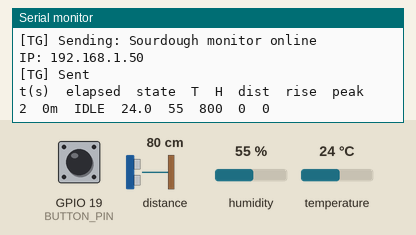
Bench run of a sketch on a simulated ESP32. Parts: the last lines printed to the serial monitor. Inputs (shaded band) come from the test bench; at power-on: distance to the obstacle 80 cm, GPIO 19 (BUTTON_PIN) HIGH, humidity 55 %, temperature 24 °C. WiFi joins after 1.5 s; servers stay silent unless stated.

Above: at 3.5 s.
3.6 s: distance to the obstacle set to 195 cm
At 4.9 s:
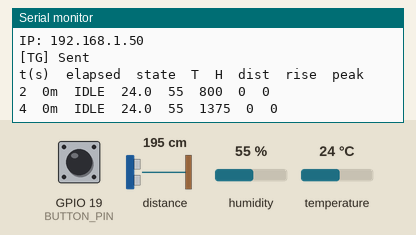
5.1 s: distance to the obstacle set to 206 cm
At 7.7 s:
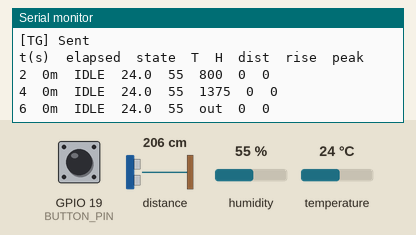
Timing chart, 0 to 9.2 s (numbered marks = the images above; inputs shaded):
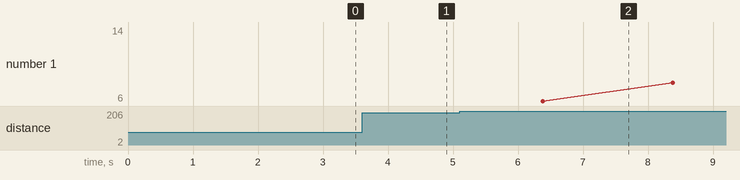

Measured:
- the behaviour switches between 200 and 201 cm on distance to the obstacle (found by bisection; images 1 and 2)
- after the input at 3.6 s, the serial monitor: prints a new line after 0.78 s (image 1)
- after the input at 5.1 s, the serial monitor: prints a new line after 1.3 s (image 2)

The sketch:

sourdough_v0_4.ino
```cpp
// Sourdough Sensor v0.4 — baseline as supplied by pam, 2026-08-06.
// Archived unmodified for reference. Do not edit; work happens in
// ../sourdough_monitor/sourdough_monitor.ino
//
// NOTE: secrets below were redacted by pam in the original paste.

#include <WiFi.h>
#include <WiFiClientSecure.h>
#include <UniversalTelegramBot.h>
#include <Wire.h>
#include <Adafruit_SHT31.h>
#include "Adafruit_VL53L0X.h"

// ====== FILL THESE IN ======
const char* WIFI_SSID     = "Cronus";
const char* WIFI_PASSWORD = "REDACTED";
const char* BOT_TOKEN     = "REDACTED";
const char* CHAT_ID       = "8982793170";
// ===========================

const int BUTTON_PIN = 19;

Adafruit_SHT31 sht31 = Adafruit_SHT31();
Adafruit_VL53L0X vl53 = Adafruit_VL53L0X();
WiFiClientSecure secured_client;
UniversalTelegramBot bot(BOT_TOKEN, secured_client);

enum State { ST_IDLE, ST_INITIAL, ST_RISING, ST_PEAKED, ST_FALLING };
State state = ST_IDLE;
const char* stateNames[] = {"IDLE", "INITIAL", "RISING", "PEAKED", "FALLING"};

bool sht31_ok = false, vl53_ok = false, wifi_ok = false;
uint16_t baseline_dist = 0;
unsigned long baseline_time = 0;
int16_t peak_rise_mm = 0;
unsigned long peak_time = 0;

const int16_t RISING_THRESHOLD_MM = 3;
const int16_t PEAK_PLATEAU_MINUTES = 10;
const int16_t FALL_FROM_PEAK_MM = 5;

const int SMOOTH_N = 5;
uint16_t dist_buffer[SMOOTH_N] = {0};
int dist_idx = 0;
bool buffer_full = false;

bool last_button = HIGH;
unsigned long last_button_change = 0;

void sendTelegram(const String& msg) {
  if (!wifi_ok) {
    Serial.println("[TG] WiFi down, skipping message");
    return;
  }
  Serial.print("[TG] Sending: ");
  Serial.println(msg);
  bool ok = bot.sendMessage(CHAT_ID, msg, "");
  Serial.println(ok ? "[TG] Sent" : "[TG] FAILED");
}

uint16_t readDistance() {
  if (!vl53_ok) return 0;
  VL53L0X_RangingMeasurementData_t m;
  vl53.rangingTest(&m, false);

  if (m.RangeStatus != 0 || m.RangeMilliMeter > 2000 || m.RangeMilliMeter < 10) {
    return 0;
  }

  dist_buffer[dist_idx] = m.RangeMilliMeter;
  dist_idx = (dist_idx + 1) % SMOOTH_N;
  if (dist_idx == 0) buffer_full = true;

  int n = buffer_full ? SMOOTH_N : dist_idx;
  if (n == 0) return m.RangeMilliMeter;
  uint32_t sum = 0;
  for (int i = 0; i < n; i++) sum += dist_buffer[i];
  return sum / n;
}

void calibrate(uint16_t d) {
  if (d == 0) {
    Serial.println(">> Cannot calibrate: sensor out of range");
    sendTelegram("Calibration failed - starter too far from sensor.");
    return;
  }
  baseline_dist = d;
  baseline_time = millis();
  peak_rise_mm = 0;
  peak_time = baseline_time;
  state = ST_INITIAL;
  for (int i = 0; i < SMOOTH_N; i++) dist_buffer[i] = d;
  buffer_full = true;
  Serial.print(">> CALIBRATED at ");
  Serial.print(d);
  Serial.println(" mm");

  float temp = sht31_ok ? sht31.readTemperature() : NAN;
  String msg = "Starter calibrated\n";
  msg += "Baseline: " + String(d) + " mm";
  if (!isnan(temp)) msg += "\nTemp: " + String(temp, 1) + "C";
  sendTelegram(msg);
}

void checkButton() {
  bool now_b = digitalRead(BUTTON_PIN);
  unsigned long now = millis();
  if (last_button == HIGH && now_b == LOW && (now - last_button_change) > 200) {
    last_button_change = now;
    calibrate(readDistance());
  }
  last_button = now_b;
}

void updateState(int16_t rise_mm) {
  unsigned long mins_since_peak = (millis() - peak_time) / 60000;
  unsigned long mins_elapsed = (millis() - baseline_time) / 60000;

  switch (state) {
    case ST_INITIAL:
      if (rise_mm >= RISING_THRESHOLD_MM) {
        state = ST_RISING;
        Serial.println(">> State: RISING");
        sendTelegram("Starter is rising\nGained: " + String(rise_mm) + " mm\nElapsed: " + String(mins_elapsed) + " min");
      }
      break;
    case ST_RISING:
      if (mins_since_peak >= PEAK_PLATEAU_MINUTES && peak_rise_mm > RISING_THRESHOLD_MM) {
        state = ST_PEAKED;
        Serial.println(">> State: PEAKED");
        sendTelegram("Starter has peaked!\nPeak rise: " + String(peak_rise_mm) + " mm\nTime to peak: " + String(mins_elapsed) + " min");
      }
      break;
    case ST_PEAKED:
      if (peak_rise_mm - rise_mm >= FALL_FROM_PEAK_MM) {
        state = ST_FALLING;
        Serial.println(">> State: FALLING");
        sendTelegram("Past peak, falling\nDown " + String(peak_rise_mm - rise_mm) + " mm from peak.");
      }
      break;
    default:
      break;
  }
}

void setup() {
  Serial.begin(115200);
  delay(500);
  Serial.println("\n=== Sourdough Sensor v0.4 ===");

  pinMode(BUTTON_PIN, INPUT_PULLUP);
  Wire.begin();

  if (sht31.begin(0x44)) { sht31_ok = true; Serial.println("SHT31: OK"); }
  else Serial.println("SHT31: NOT FOUND");

  if (vl53.begin()) { vl53_ok = true; Serial.println("VL53L0X: OK"); }
  else Serial.println("VL53L0X: NOT FOUND");

  Serial.print("WiFi connecting to ");
  Serial.print(WIFI_SSID);
  WiFi.begin(WIFI_SSID, WIFI_PASSWORD);
  int tries = 0;
  while (WiFi.status() != WL_CONNECTED && tries < 30) {
    delay(500); Serial.print("."); tries++;
  }
  if (WiFi.status() == WL_CONNECTED) {
    wifi_ok = true;
    Serial.print("\nWiFi: OK, IP=");
    Serial.println(WiFi.localIP());
    secured_client.setInsecure();
    sendTelegram("Sourdough monitor online\nIP: " + WiFi.localIP().toString());
  } else {
    Serial.println("\nWiFi: FAILED (continuing without Telegram)");
  }

  Serial.println("\nt(s)\telapsed\tstate\tT\tH\tdist\trise\tpeak");
}

void loop() {
  checkButton();

  static unsigned long last_print = 0;
  if (millis() - last_print < 2000) return;
  last_print = millis();

  float temp = sht31_ok ? sht31.readTemperature() : NAN;
  float hum  = sht31_ok ? sht31.readHumidity()    : NAN;
  uint16_t dist = readDistance();

  int16_t rise_mm = 0;
  if (state != ST_IDLE && dist > 0) {
    rise_mm = (int16_t)baseline_dist - (int16_t)dist;
    if (rise_mm > peak_rise_mm) {
      peak_rise_mm = rise_mm;
      peak_time = millis();
    }
    updateState(rise_mm);
  }

  unsigned long elapsed_min = (state != ST_IDLE) ? (millis() - baseline_time) / 60000 : 0;

  Serial.print(millis() / 1000);   Serial.print("\t");
  Serial.print(elapsed_min);       Serial.print("m\t");
  Serial.print(stateNames[state]); Serial.print("\t");
  if (!isnan(temp)) Serial.print(temp, 1); else Serial.print("--");
  Serial.print("\t");
  if (!isnan(hum)) Serial.print(hum, 0); else Serial.print("--");
  Serial.print("\t");
  if (dist > 0) Serial.print(dist); else Serial.print("out");
  Serial.print("\t");
  Serial.print(rise_mm); Serial.print("\t");
  Serial.print(peak_rise_mm);
  Serial.println();
}
```
